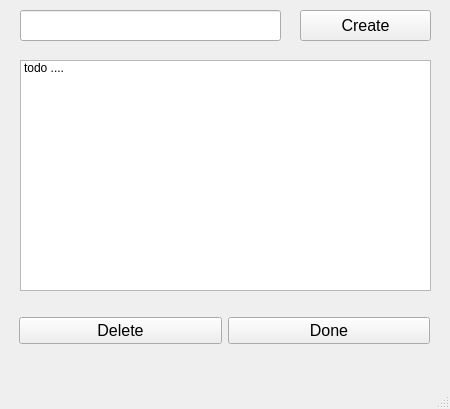
<?xml version="1.0" encoding="UTF-8"?>
<ui version="4.0">
 <class>MainWindow</class>
 <widget class="QMainWindow" name="MainWindow">
  <property name="geometry">
   <rect>
    <x>0</x>
    <y>0</y>
    <width>450</width>
    <height>409</height>
   </rect>
  </property>
  <property name="windowTitle">
   <string>MainWindow</string>
  </property>
  <widget class="QWidget" name="centralwidget">
   <widget class="QLineEdit" name="create_todo_text_edit">
    <property name="geometry">
     <rect>
      <x>20</x>
      <y>10</y>
      <width>261</width>
      <height>31</height>
     </rect>
    </property>
    <property name="font">
     <font>
      <pointsize>12</pointsize>
     </font>
    </property>
   </widget>
   <widget class="QPushButton" name="create_button">
    <property name="geometry">
     <rect>
      <x>300</x>
      <y>10</y>
      <width>131</width>
      <height>31</height>
     </rect>
    </property>
    <property name="font">
     <font>
      <pointsize>12</pointsize>
     </font>
    </property>
    <property name="text">
     <string>Create</string>
    </property>
   </widget>
   <widget class="QListWidget" name="todo_list">
    <property name="geometry">
     <rect>
      <x>20</x>
      <y>60</y>
      <width>411</width>
      <height>231</height>
     </rect>
    </property>
    <item>
     <property name="text">
      <string>todo ....</string>
     </property>
    </item>
   </widget>
   <widget class="QWidget" name="horizontalLayoutWidget">
    <property name="geometry">
     <rect>
      <x>19</x>
      <y>310</y>
      <width>411</width>
      <height>41</height>
     </rect>
    </property>
    <layout class="QHBoxLayout" name="horizontalLayout">
     <item>
      <widget class="QPushButton" name="delete_button">
       <property name="font">
        <font>
         <pointsize>12</pointsize>
        </font>
       </property>
       <property name="text">
        <string>Delete</string>
       </property>
      </widget>
     </item>
     <item>
      <widget class="QPushButton" name="done_button">
       <property name="font">
        <font>
         <pointsize>12</pointsize>
        </font>
       </property>
       <property name="text">
        <string>Done</string>
       </property>
      </widget>
     </item>
    </layout>
   </widget>
  </widget>
  <widget class="QMenuBar" name="menubar">
   <property name="geometry">
    <rect>
     <x>0</x>
     <y>0</y>
     <width>450</width>
     <height>22</height>
    </rect>
   </property>
  </widget>
  <widget class="QStatusBar" name="statusbar"/>
 </widget>
 <resources/>
 <connections/>
</ui>
